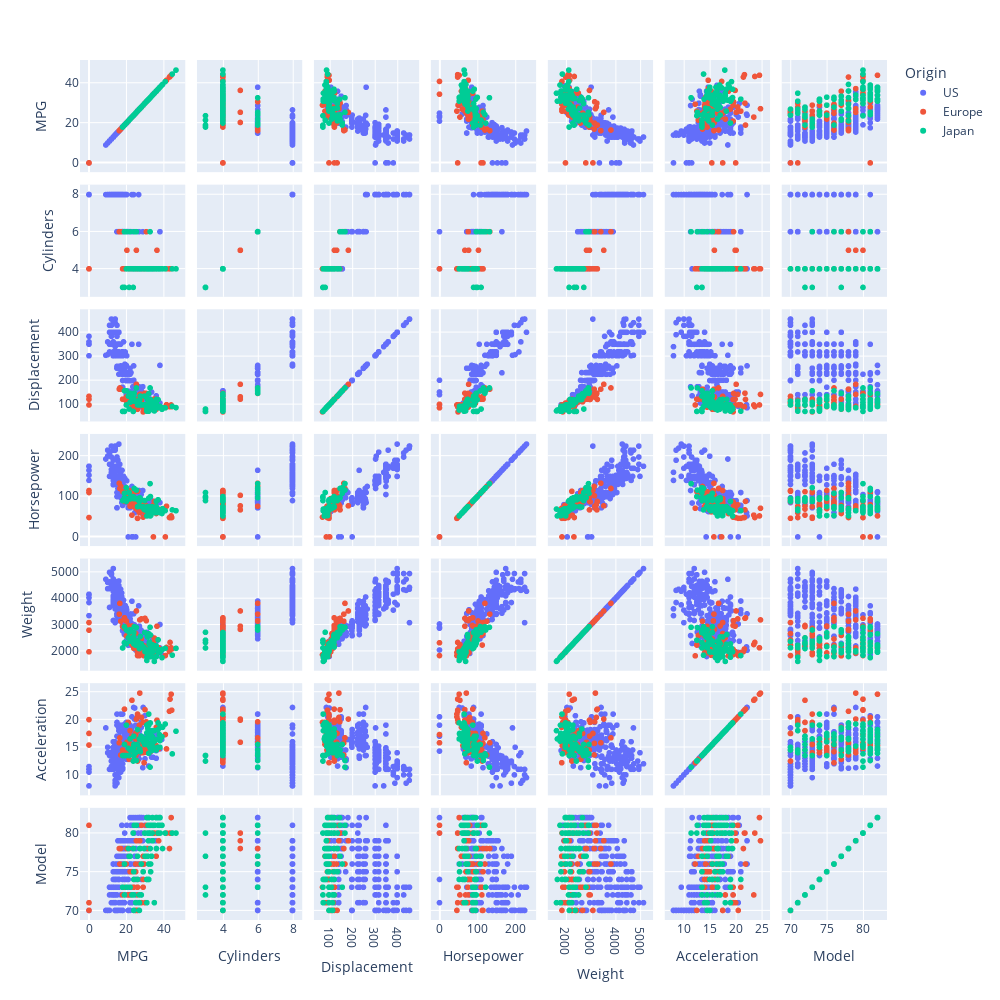

The notebook cell saved with this chart:
### Code cell
fig = px.scatter_matrix(cars,
                        dimensions = ['MPG', 'Cylinders', 'Displacement', 'Horsepower', 'Weight',
                                      'Acceleration', 'Model'],
                        color="Origin",
                        width=1000, 
                        height=1000)
fig.show()

### Figure 1 — Plotly figure (JSON) as saved in the notebook; plotly's stock layout.template omitted (floating-point values rounded to 4 significant figures; data arrays with more than 128 entries replaced by an {"elided": "..."} marker saying what was removed)
{"data": [{"dimensions": [{"axis": {"matches": true}, "label": "MPG", "values": {"elided": "254 float values"}}, {"axis": {"matches": true}, "label": "Cylinders", "values": {"elided": "254 int values"}}, {"axis": {"matches": true}, "label": "Displacement", "values": {"elided": "254 float values"}}, {"axis": {"matches": true}, "label": "Horsepower", "values": {"elided": "254 int values"}}, {"axis": {"matches": true}, "label": "Weight", "values": {"elided": "254 int values"}}, {"axis": {"matches": true}, "label": "Acceleration", "values": {"elided": "254 float values"}}, {"axis": {"matches": true}, "label": "Model", "values": {"elided": "254 int values"}}], "hovertemplate": "Origin=US<br>%{xaxis.title.text}=%{x}<br>%{yaxis.title.text}=%{y}<extra></extra>", "legendgroup": "US", "marker": {"color": "#636efa", "symbol": "circle"}, "name": "US", "showlegend": true, "type": "splom"}, {"dimensions": [{"axis": {"matches": true}, "label": "MPG", "values": [0, 26, 25, 24, 25, 26, 0, 28, 30, 30, 27, 23, 18, 22, 21, 26, 26, 26, 29, 24, 20, 19, 24, 29, 26, 26, 24, 26, 31, 25, 29, 23, 23, 22, 25, 28, 25, 27, 29, 29.5, 20, 19, 16.5, 36, 29, 30.5, 21.5, 43.1, 20.3, 17, 21.6, 16.2, 31.5, 31.9, 25.4, 27.2, 37.3, 41.5, 34.3, 44.3, 43.4, 36.4, 30, 40.9, 29.8, 35, 33, 34.5, 28.1, 0, 30.7, 36, 44]}, {"axis": {"matches": true}, "label": "Cylinders", "values": [4, 4, 4, 4, 4, 4, 4, 4, 4, 4, 4, 4, 4, 4, 4, 4, 4, 4, 4, 4, 4, 4, 4, 4, 4, 4, 4, 4, 4, 4, 4, 4, 4, 4, 4, 4, 4, 4, 4, 4, 4, 4, 6, 4, 4, 4, 4, 4, 5, 6, 4, 6, 4, 4, 5, 4, 4, 4, 4, 4, 4, 5, 4, 4, 4, 4, 4, 4, 4, 4, 6, 4, 4]}, {"axis": {"matches": true}, "label": "Displacement", "values": [133, 97, 110, 107, 104, 121, 97, 116, 79, 88, 97, 97, 121, 121, 120, 96, 97, 98, 68, 116, 114, 121, 121, 98, 79, 97, 90, 116, 79, 90, 90, 115, 120, 121, 121, 107, 116, 101, 90, 97, 130, 120, 168, 79, 97, 97, 121, 90, 131, 163, 121, 163, 89, 89, 183, 141, 91, 98, 97, 90, 90, 121, 146, 85, 89, 122, 105, 100, 141, 121, 145, 105, 97]}, {"axis": {"matches": true}, "label": "Horsepower", "values": [115, 46, 87, 90, 95, 113, 48, 90, 70, 76, 60, 54, 112, 76, 87, 69, 46, 90, 49, 75, 91, 112, 110, 83, 67, 78, 75, 75, 67, 71, 70, 95, 88, 98, 115, 86, 81, 83, 70, 71, 102, 88, 120, 58, 78, 78, 110, 48, 103, 125, 115, 133, 71, 71, 77, 71, 69, 76, 78, 48, 48, 67, 67, 0, 62, 88, 74, 0, 80, 110, 76, 74, 52]}, {"axis": {"matches": true}, "label": "Weight", "values": [3090, 1835, 2672, 2430, 2375, 2234, 1978, 2123, 2074, 2065, 1834, 2254, 2933, 2511, 2979, 2189, 1950, 2265, 1867, 2158, 2582, 2868, 2660, 2219, 1963, 2300, 2108, 2246, 2000, 2223, 1937, 2694, 2957, 2945, 2671, 2464, 2220, 2202, 1937, 1825, 3150, 3270, 3820, 1825, 1940, 2190, 2600, 1985, 2830, 3140, 2795, 3410, 1990, 1925, 3530, 3190, 2130, 2144, 2188, 2085, 2335, 2950, 3250, 1835, 1845, 2500, 2190, 2320, 3230, 2800, 3160, 1980, 2130]}, {"axis": {"matches": true}, "label": "Acceleration", "values": [17.5, 20.5, 17.5, 14.5, 17.5, 12.5, 20, 14, 19.5, 14.5, 19, 23.5, 14.5, 18, 19.5, 18, 21, 15.5, 19.5, 15.5, 14, 15.5, 14, 16.5, 15.5, 14.5, 15.5, 14, 16, 16.5, 14, 15, 17, 14.5, 13.5, 15.5, 16.9, 15.3, 14.2, 12.2, 15.7, 21.9, 16.7, 18.6, 14.5, 14.1, 12.8, 21.5, 15.9, 13.6, 15.7, 15.8, 14.9, 14, 20.1, 24.8, 14.7, 14.7, 15.8, 21.7, 23.7, 19.9, 21.8, 17.3, 15.3, 15.1, 14.2, 15.8, 20.4, 15.4, 19.6, 15.3, 24.6]}, {"axis": {"matches": true}, "label": "Model", "values": [70, 70, 70, 70, 70, 70, 71, 71, 71, 71, 71, 72, 72, 72, 72, 72, 73, 73, 73, 73, 73, 73, 73, 74, 74, 74, 74, 74, 74, 75, 75, 75, 75, 75, 75, 76, 76, 76, 76, 76, 76, 76, 76, 77, 77, 77, 77, 78, 78, 78, 78, 78, 78, 79, 79, 79, 79, 80, 80, 80, 80, 80, 80, 80, 80, 80, 81, 81, 81, 81, 81, 82, 82]}], "hovertemplate": "Origin=Europe<br>%{xaxis.title.text}=%{x}<br>%{yaxis.title.text}=%{y}<extra></extra>", "legendgroup": "Europe", "marker": {"color": "#EF553B", "symbol": "circle"}, "name": "Europe", "showlegend": true, "type": "splom"}, {"dimensions": [{"axis": {"matches": true}, "label": "MPG", "values": [24, 27, 27, 25, 31, 35, 24, 19, 28, 23, 27, 20, 22, 18, 20, 31, 32, 31, 32, 24, 26, 29, 24, 24, 33, 33, 32, 28, 19, 31.5, 33.5, 26, 30, 22, 21.5, 32.8, 39.4, 36.1, 27.5, 27.2, 21.1, 23.9, 29.5, 34.1, 31.8, 38.1, 37.2, 29.8, 31.3, 37, 32.2, 46.6, 40.8, 44.6, 33.8, 32.7, 23.7, 32.4, 39.1, 35.1, 32.3, 37, 37.7, 34.1, 33.7, 32.4, 32.9, 31.6, 25.4, 24.2, 37, 31, 36, 36, 34, 38, 32, 38, 32]}, {"axis": {"matches": true}, "label": "Cylinders", "values": [4, 4, 4, 4, 4, 4, 4, 3, 4, 4, 4, 4, 4, 3, 6, 4, 4, 4, 4, 4, 4, 4, 4, 4, 4, 4, 4, 4, 6, 4, 4, 4, 4, 6, 3, 4, 4, 4, 4, 4, 4, 4, 4, 4, 4, 4, 4, 4, 4, 4, 4, 4, 4, 4, 4, 6, 3, 4, 4, 4, 4, 4, 4, 4, 4, 4, 4, 4, 6, 6, 4, 4, 4, 4, 4, 4, 4, 4, 4]}, {"axis": {"matches": true}, "label": "Displacement", "values": [113, 97, 97, 113, 71, 72, 113, 70, 97, 120, 97, 97, 108, 70, 156, 79, 71, 76, 83, 120, 108, 97, 134, 119, 91, 91, 85, 97, 156, 98, 85, 97, 97, 146, 80, 78, 85, 91, 134, 119, 134, 119, 98, 86, 85, 89, 86, 134, 120, 119, 108, 86, 85, 91, 97, 168, 70, 107, 79, 81, 97, 85, 89, 91, 107, 108, 119, 120, 168, 146, 91, 91, 120, 107, 108, 91, 91, 91, 144]}, {"axis": {"matches": true}, "label": "Horsepower", "values": [95, 88, 88, 95, 65, 69, 95, 97, 92, 97, 88, 88, 94, 90, 122, 67, 65, 52, 61, 97, 93, 75, 96, 97, 53, 53, 70, 75, 108, 68, 70, 75, 67, 97, 110, 52, 70, 60, 95, 97, 95, 97, 68, 65, 65, 60, 65, 90, 75, 92, 75, 65, 65, 67, 67, 132, 100, 72, 58, 60, 67, 65, 62, 68, 75, 75, 100, 74, 116, 120, 68, 68, 88, 75, 70, 67, 67, 67, 96]}, {"axis": {"matches": true}, "label": "Weight", "values": [2372, 2130, 2130, 2228, 1773, 1613, 2278, 2330, 2288, 2506, 2100, 2279, 2379, 2124, 2807, 1950, 1836, 1649, 2003, 2489, 2391, 2171, 2702, 2545, 1795, 1795, 1990, 2155, 2930, 2045, 1945, 2265, 1985, 2815, 2720, 1985, 2070, 1800, 2560, 2300, 2515, 2405, 2135, 1975, 2020, 1968, 2019, 2711, 2542, 2434, 2265, 2110, 2110, 1850, 2145, 2910, 2420, 2290, 1755, 1760, 2065, 1975, 2050, 1985, 2210, 2350, 2615, 2635, 2900, 2930, 2025, 1970, 2160, 2205, 2245, 1965, 1965, 1995, 2665]}, {"axis": {"matches": true}, "label": "Acceleration", "values": [15, 14.5, 14.5, 14, 19, 18, 15.5, 13.5, 17, 14.5, 16.5, 19, 16.5, 13.5, 13.5, 19, 21, 16.5, 19, 15, 15.5, 16, 13.5, 17, 17.5, 17.4, 17, 16.4, 15.5, 18.5, 16.8, 18.2, 16.4, 14.5, 13.5, 19.4, 18.6, 16.4, 14.2, 14.7, 14.8, 14.9, 16.6, 15.2, 19.2, 18.8, 16.4, 15.5, 17.5, 15, 15.2, 17.9, 19.2, 13.8, 18, 11.4, 12.5, 17, 16.9, 16.1, 17.8, 19.4, 17.3, 16, 14.4, 16.8, 14.8, 18.3, 12.6, 13.8, 18.2, 17.6, 14.5, 14.5, 16.9, 15, 15.7, 16.2, 13.9]}, {"axis": {"matches": true}, "label": "Model", "values": [70, 70, 71, 71, 71, 71, 72, 72, 72, 72, 72, 73, 73, 73, 73, 74, 74, 74, 74, 74, 74, 75, 75, 75, 75, 76, 76, 76, 76, 77, 77, 77, 77, 77, 77, 78, 78, 78, 78, 78, 78, 78, 78, 79, 79, 80, 80, 80, 80, 80, 80, 80, 80, 80, 80, 80, 80, 80, 81, 81, 81, 81, 81, 81, 81, 81, 81, 81, 81, 81, 82, 82, 82, 82, 82, 82, 82, 82, 82]}], "hovertemplate": "Origin=Japan<br>%{xaxis.title.text}=%{x}<br>%{yaxis.title.text}=%{y}<extra></extra>", "legendgroup": "Japan", "marker": {"color": "#00cc96", "symbol": "circle"}, "name": "Japan", "showlegend": true, "type": "splom"}], "layout": {"dragmode": "select", "height": 1000, "legend": {"title": {"text": "Origin"}, "tracegroupgap": 0}, "margin": {"t": 60}, "width": 1000}}
